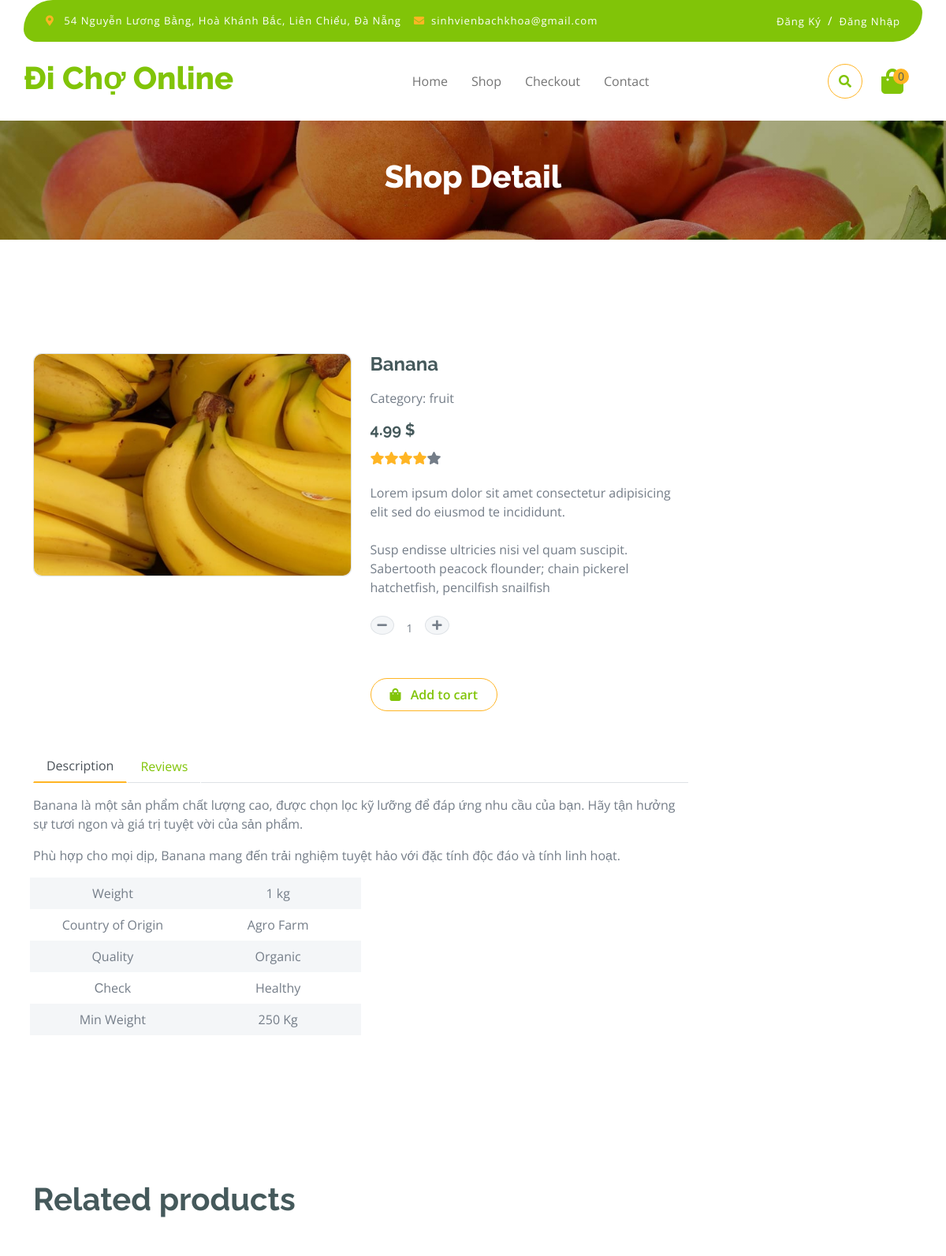
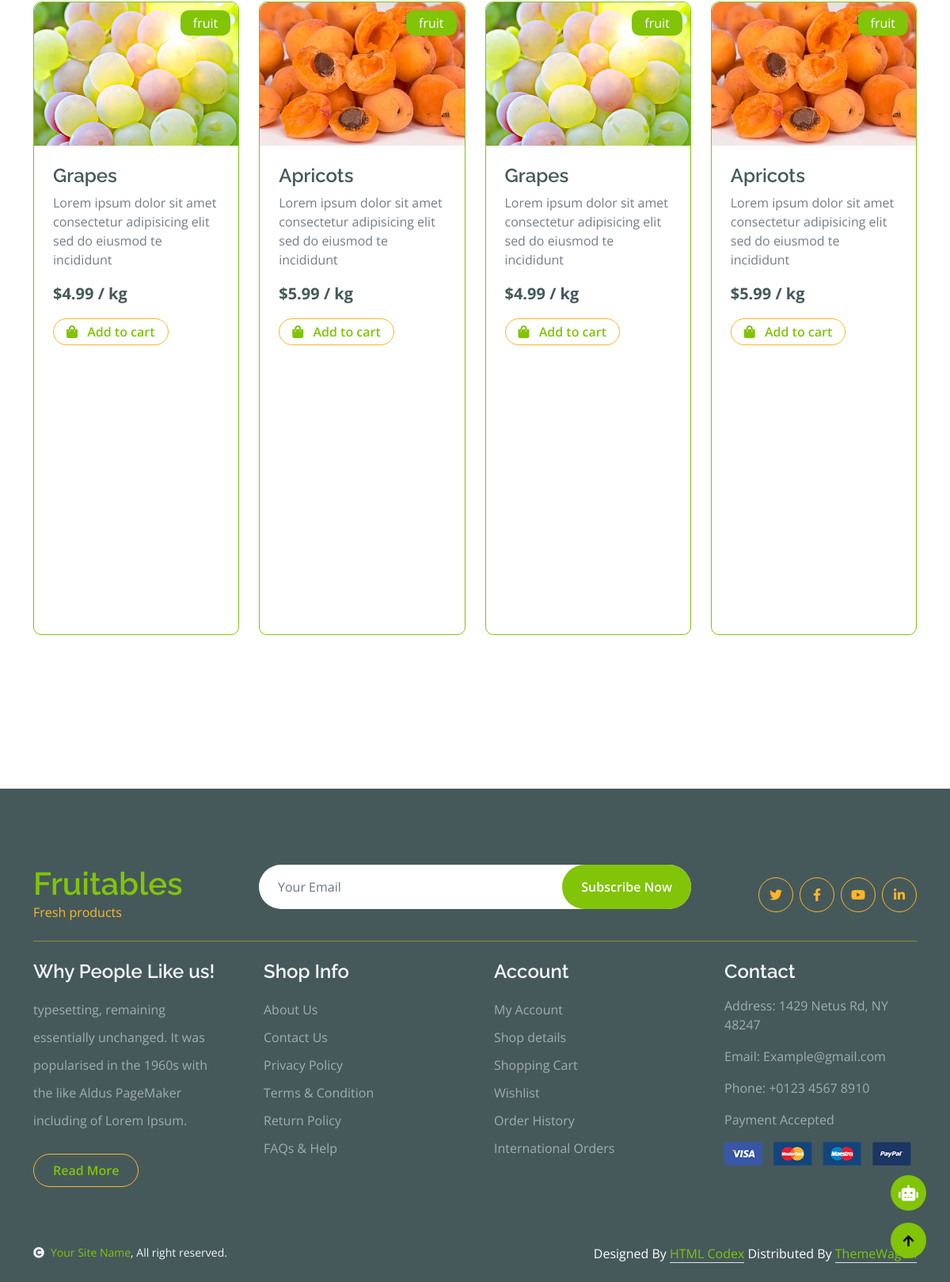
/detail/?id=1, run on the app's committed database (2 pictures, top to bottom).
### app/models.py (models this page shows, shortened)
class Product(models.Model):
    CATEGORY_CHOICES = [
        ('vegetable', 'Vegetable'),
        ('fruit', 'Fruit'),
    ]
    name = models.CharField(max_length=255, null=True)
    price = models.FloatField()
    category = models.CharField(max_length=100, choices=CATEGORY_CHOICES)  # Thêm lựa chọn cho category
    description = models.TextField(default="No description")  # Thêm default để tránh lỗi migrate
    image = models.ImageField(null=True, blank=True)
    @property
    def first_sentence(self):
        match = re.search(r'[^.]*\.', self.description)
        return match.group(0) if match else self.description
    @property
    def ImageURL(self):
        try:
            url = self.image.url
        except:
            url = ''
        return url

### app/views.py (the view)
# urls.py: path('detail/', views.detail, name='detail'),
def detail(request):
    if request.user.is_authenticated:
        customer = request.user.customer
        order, created = Order.objects.get_or_create(customer=customer, complete=False)
        items = order.orderitem_set.all()
        cartItems = order.get_cart_items
    else:
        items = []
        order = {'get_cart_total':0, 'get_cart_items':0}
        cartItems = order['get_cart_items']
    product_id = request.GET.get('id')
    if not product_id:
        return JsonResponse({'error': 'Product ID is required'}, status=400)
    product = get_object_or_404(Product, id=product_id)
    related_products = Product.objects.filter(category=product.category).exclude(id=product.id)[:5]
    context = {
        'product': product,
        'cartItems': cartItems,
        'related_products': related_products
    }
    return render(request, 'app/detail.html',context)

### app/templates/app/detail.html (shortened to what this page needs)
{% extends 'app/base.html' %}
{% load static %}
{% block detail-content %}
<div class="container-fluid page-header py-5">
    <h1 class="text-center text-white display-6">Shop Detail</h1>
</div>
<div class="container-fluid py-5 mt-5">
    <div class="container py-5">
        <div class="row g-4 mb-5">
            <div class="col-lg-8 col-xl-9">
                <div class="row g-4">
                    <div class="col-lg-6">
                        <div class="border rounded">
                            <a href="#">
                                <img src="{{product.ImageURL}}" class="img-fluid rounded" alt="Image">
                            </a>
                        </div>
                    </div>
                    <div class="col-lg-6">
                        <h4 class="fw-bold mb-3">{{product.name}}</h4>
                        <p class="mb-3">Category: {{product.category}}</p>
                        <h5 class="fw-bold mb-3">{{product.price}} $</h5>
                        <div class="d-flex mb-4">
                            <i class="fa fa-star text-secondary"></i>
                            <i class="fa fa-star text-secondary"></i>
                            <i class="fa fa-star text-secondary"></i>
                            <i class="fa fa-star text-secondary"></i>
                            <i class="fa fa-star"></i>
                        </div>
                        <p class="mb-4">{{ product.description|linebreaksbr }}</p>
                        <div class="input-group quantity mb-5" style="width: 100px;">
                            <div class="input-group-btn">
                                <button class="btn btn-sm btn-minus rounded-circle bg-light border">
                                    <i class="fa fa-minus"></i>
                                </button>
                            </div>
                            <input type="text" class="form-control form-control-sm text-center border-0 quantity-input" value="1">
                            <div class="input-group-btn">
                                <button class="btn btn-sm btn-plus rounded-circle bg-light border">
                                    <i class="fa fa-plus"></i>
                                </button>
                            </div>
                        </div>
                        <button data-product="{{ product.id }}" data-action="add-cart-detail" class="btn border border-secondary rounded-pill px-4 py-2 mb-4 text-primary update-cart-detail">
                            <i class="fa fa-shopping-bag me-2 text-primary"></i> Add to cart
                        </button>
                    </div>
                    <div class="col-lg-12">
                        <nav>
                            <div class="nav nav-tabs mb-3">
                                <button class="nav-link active border-white border-bottom-0" type="button" role="tab"
                                    id="nav-about-tab" data-bs-toggle="tab" data-bs-target="#nav-about"
                                    aria-controls="nav-about" aria-selected="true">Description</button>
                                <button class="nav-link border-white border-bottom-0" type="button" role="tab"
                                    id="nav-mission-tab" data-bs-toggle="tab" data-bs-target="#nav-mission"
                                    aria-controls="nav-mission" aria-selected="false">Reviews</button>
                            </div>
                        </nav>
                        <div class="tab-content mb-5">
                            <div class="tab-pane active" id="nav-about" role="tabpanel" aria-labelledby="nav-about-tab">
                                <p>{{ product.name }} là một sản phẩm chất lượng cao, được chọn lọc kỹ lưỡng để đáp ứng nhu cầu của bạn. Hãy tận hưởng sự tươi ngon và giá trị tuyệt vời của sản phẩm.</p>
<p>Phù hợp cho mọi dịp, {{ product.name }} mang đến trải nghiệm tuyệt hảo với đặc tính độc đáo và tính linh hoạt.</p>
                                <div class="px-2">
                                    <div class="row g-4">
                                        <div class="col-6">
                                            <div class="row bg-light align-items-center text-center justify-content-center py-2">
                                                <div class="col-6">
                                                    <p class="mb-0">Weight</p>
                                                </div>
                                                <div class="col-6">
                                                    <p class="mb-0">1 kg</p>
                                                </div>
                                            </div>
                                            <div class="row text-center align-items-center justify-content-center py-2">
                                                <div class="col-6">
                                                    <p class="mb-0">Country of Origin</p>
                                                </div>
                                                <div class="col-6">
                                                    <p class="mb-0">Agro Farm</p>
                                                </div>
                                            </div>
                                            <div class="row bg-light text-center align-items-center justify-content-center py-2">
                                                <div class="col-6">
                                                    <p class="mb-0">Quality</p>
                                                </div>
                                                <div class="col-6">
                                                    <p class="mb-0">Organic</p>
                                                </div>
                                            </div>
                                            <div class="row text-center align-items-center justify-content-center py-2">
                                                <div class="col-6">
                                                    <p class="mb-0">Сheck</p>
                                                </div>
                                                <div class="col-6">
                                                    <p class="mb-0">Healthy</p>
                                                </div>
                                            </div>
                                            <div class="row bg-light text-center align-items-center justify-content-center py-2">
                                                <div class="col-6">
                                                    <p class="mb-0">Min Weight</p>
                                                </div>
                                                <div class="col-6">
                                                    <p class="mb-0">250 Kg</p>
                                                </div>
                                            </div>
                                        </div>
                                    </div>
                                </div>
                            </div>
                        </div>
                    </div>
                    <form action="#">
                    </form>
                </div>
            </div>
        </div>
        <h1 class="fw-bold mb-0">Related products</h1>
        <div class="vesitable">
            <div class="owl-carousel vegetable-carousel justify-content-center">
                {% for related in related_products %}
                    <div class="border border-primary rounded position-relative vesitable-item">
                        <div class="vesitable-img">
                            <img src="{{related.ImageURL}}" class="img-fluid w-100 rounded-top" alt="">
                        </div>
                        <div class="text-white bg-primary px-3 py-1 rounded position-absolute" style="top: 10px; right: 10px;">{{related.category}}</div>
                        <div class="p-4 pb-0 rounded-bottom">
                            <h4>{{related.name}}</h4>
                            <p>{{related.first_sentence}}</p>
                            <div class="d-flex justify-content-between flex-lg-wrap">
                                <p class="text-dark fs-5 fw-bold">${{related.price}} / kg</p>
                                <button data-product="{{ related.id }}" data-action="add" class="btn border border-secondary rounded-pill px-3 py-1 mb-4 text-primary update-cart">
                                    <i class="fa fa-shopping-bag me-2 text-primary"></i> Add to cart
                                </button>
                            </div>
                        </div>
                    </div>
                {% endfor %}
            </div>
        </div>
    </div>
</div>
{% endblock %}

### app/static/app/css/style.css (style rules this page uses)
.btn { font-weight: 600; transition: .5s; }
.btn.border-secondary { transition: 0.5s; }
.page-header { position: relative; background: linear-gradient(rgba(0, 0, 0, 0.3), rgba(0, 0, 0, 0.3)), url(../img/cart-page-header-img.jpg); background-position: center center; background-repeat: no-repeat; background-size: cover; }
@media (min-width: 992px) { .hero-header, .page-header { margin-top: 152px !important; } }
.vesitable .vesitable-item { height: 100%; transition: 0.5s; }
.vesitable .vesitable-item .vesitable-img { overflow: hidden; transition: 0.5s; border-radius: 10px 10px 0 0; }
.vesitable .vesitable-item .vesitable-img img { transition: 0.5s; }
.nav.nav-tabs .nav-link.active { border-bottom: 2px solid var(--bs-secondary) !important; }

### data on the page
Product: ImageURL (picture), name "Banana", category "fruit", price "4.99", description "Lorem ipsum dolor sit amet consectetur adipisicing elit sed do eiusmod te incididunt. Susp endisse ultricies nisi vel quam suscipit. Sabertooth peacock flounder; chain pickerel hatchetfish, pencilfish snailfish"
Product: ImageURL (picture), category "fruit", name "Grapes", first_sentence "Lorem ipsum dolor sit amet consectetur adipisicing elit sed do eiusmod te incididunt", price "4.99"
Product: ImageURL (picture), category "fruit", name "Apricots", first_sentence "Lorem ipsum dolor sit amet consectetur adipisicing elit sed do eiusmod te incididunt", price "5.99"

### other printed values
{{ cartItems }} "0"
